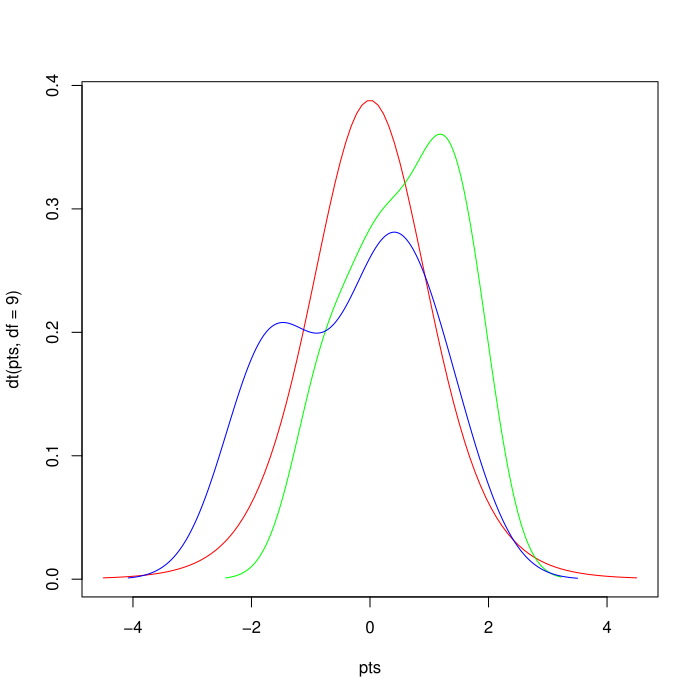

Reproduce this figure in R.
#Author: Ronald Britt Jr
#Date: 10/23/2025
#Purpose: Perform T-Test FUnction

#Create 2 Dummy Variables
x = rnorm(10)
y = rnorm(10)
x
y

#Create a density plot for x and y
pts = seq(-4.5,4.5,length=100)
plot(pts,dt(pts,df=9),col='red',type='l')
lines(density(x), col='green')
lines(density(y), col='blue')

#Apply the ttest function to calculate P value
ttest = t.test(x,y)
ttest
        Welch Two Sample t-test

data:  x and y
t = 1.7587, df = 16.86, p-value = 0.09677
alternative hypothesis: true difference in means is not equal to 0
95 percent confidence interval:
 -0.1714992  1.8828774
sample estimates:
 mean of x  mean of y 
 0.5759638 -0.2797253 
